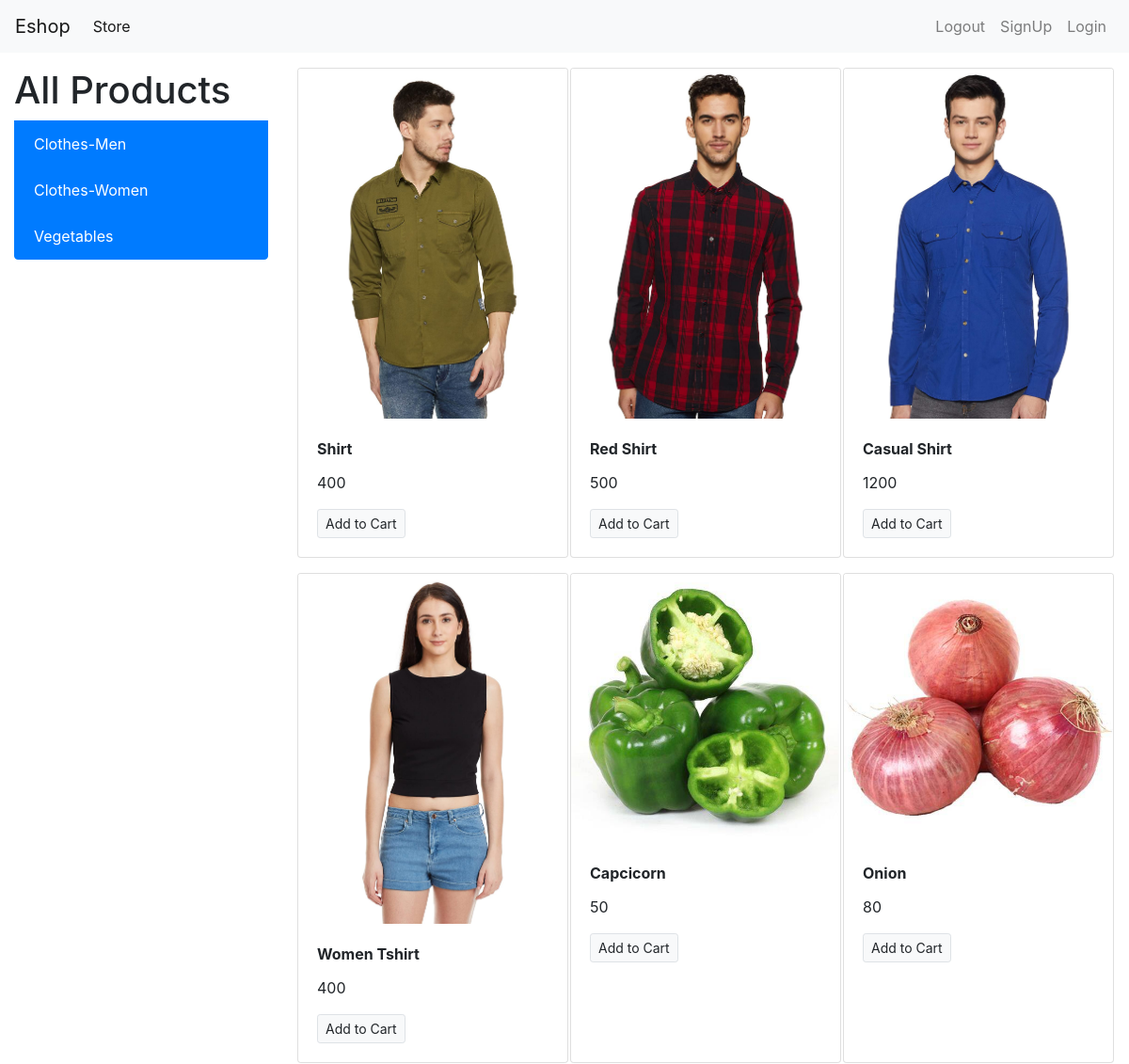
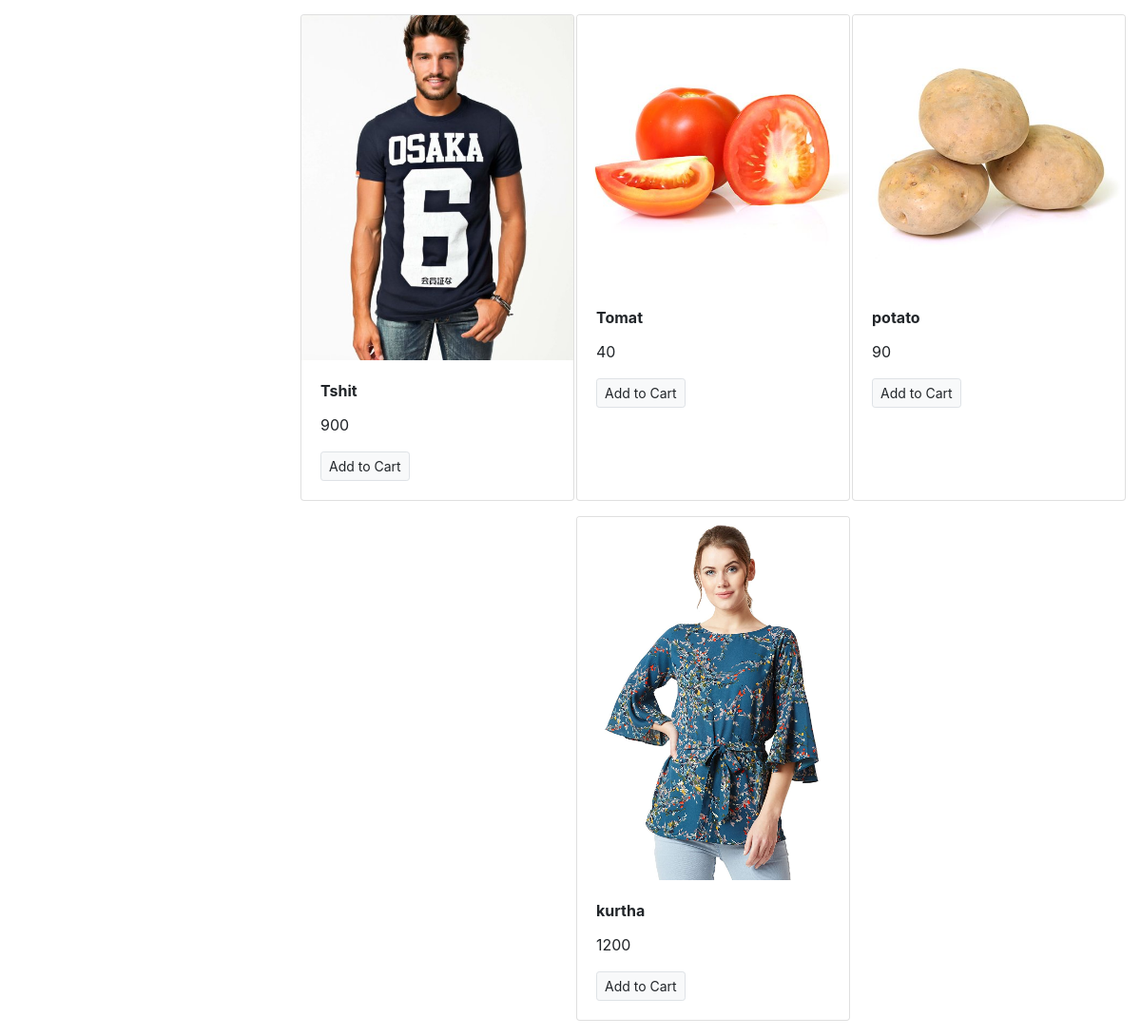
The page / on the database its author committed (2 pictures, top to bottom).
### store/models/category.py (models this page shows, shortened)
class Category(models.Model):
    name = models.CharField(max_length=20)
    @staticmethod
    def get_all_categories():
        return Category.objects.all()

### store/models/product.py (models this page shows, shortened)
class Product(models.Model):
    name = models.CharField(max_length=50)
    price = models.IntegerField(default=0)
    category=models.ForeignKey(Category,on_delete=models.CASCADE,default=1)
    description = models.CharField(max_length=200, default='',null=True,blank=True)
    image = models.ImageField(upload_to='uploads/products/')
    @staticmethod
    def get_all_products():
        return  Product.objects.all()

### store/views.py (the view)
# urls.py: path('',index,name="homepage"),
def index(request):
        products = None
        categories = Category.get_all_categories()
        categoryID = request.GET.get('category')
        data = {}
        if categoryID:
           products = Product.get_all_products_by_categoryid(categoryID)
        else:
           products = Product.get_all_products()
           data['products'] = products
           data['categories'] = categories
        return render(request, 'index.html', data)

### store/templates/index.html
  {% extends 'base.html'%}
{% block content %}
<div class="container-fluid mt-3">
<div class="row">
<div class="col-lg-3 mx-auto">
<div class="list-group">
    <h1>All Products</h1>
  {% for category in categories%}
  <a href="/?category={{category.id}}" class="list-group-item list-group-item-action active">{{category.name}}</a>
{%  endfor %}
</div>
</div>
  <div id='products' class="col-lg-9">
    <div class="row mx-auto">
      {%for product in products%}
      <div class="card mx-auto mb-3" style="width: 18rem;">
        <img class="card-img-top" src="{{product.image.url}}" class="card-img-top" alt="Card image cap">
        <div class="card-body">
          <p class="card-title"><b>{{product.name}}</b></p>
          <p class="card-text">{{product.price}}</p>
          <a href="#" class="btn btn-light border btn-sm">Add to Cart</a>
        </div>
      </div>
      {% endfor %}
    </div>
  </div>
</div>
</div>
{% endblock %}

### store/templates/base.html (shortened to what this page needs)
<!doctype html>
<html lang="en">
<head>
  <link rel="stylesheet" href="https://stackpath.bootstrapcdn.com/bootstrap/4.5.2/css/bootstrap.min.css"
>
</head>
<body>
  <nav class="navbar navbar-expand-lg navbar-light bg-light">
    <a class="navbar-brand" href="#">Eshop</a>
    <div class="collapse navbar-collapse" id="navbarSupportedContent">
      <ul class="navbar-nav mr-auto">
        <li class="nav-item active">
          <a class="nav-link" href="#">Store <span class="sr-only">(current)</span></a>
        </li>
      </ul>
      <ul class="navbar-nav my-2 my-lg-0">
        <li class="nav-item ">
          <a class="nav-link" href="#">Logout <span class="sr-only">(current)</span></a>
        </li>
        <li class="nav-item ">
          <a class="nav-link" href="/signup">SignUp <span class="sr-only">(current)</span></a>
        </li>
        <li class="nav-item ">
          <a class="nav-link" href="/login">Login <span class="sr-only">(current)</span></a>
        </li>
      </ul>
    </div>
  </nav>
  {% block content %}{% endblock %}
</body>
</html>

### rows shown on the page
Category: name "Clothes-Men"
Category: name "Clothes-Women"
Category: name "Vegetables"
Product: image (picture), name "Shirt", price "400"
Product: image (picture), name "Red Shirt", price "500"
Product: image (picture), name "Casual Shirt", price "1200"
Product: image (picture), name "Women Tshirt", price "400"
Product: image (picture), name "Capcicorn", price "50"
Product: image (picture), name "Onion", price "80"
Product: image (picture), name "Tshit", price "900"
Product: image (picture), name "Tomat", price "40"
Product: image (picture), name "potato", price "90"
Product: image (picture), name "kurtha", price "1200"
